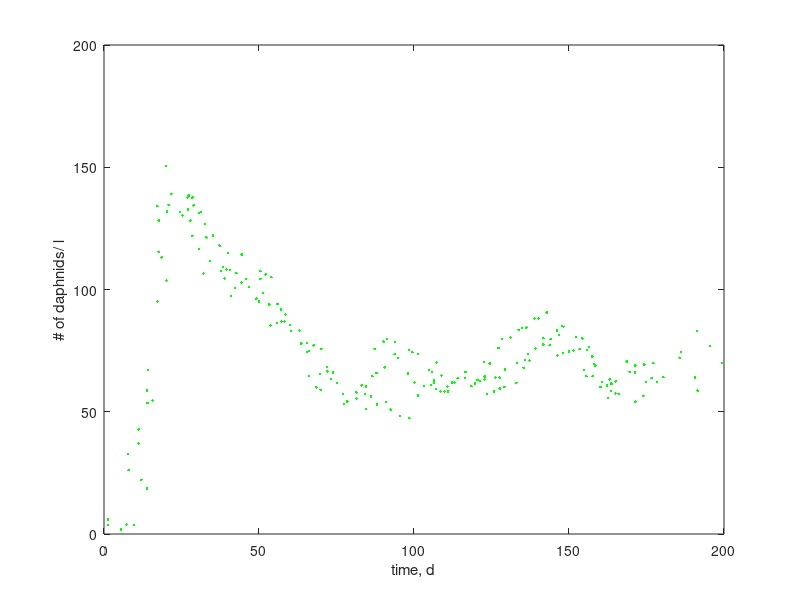

Here is the MATLAB script that generated this plot:
%% fig:Fits90
%% bib:Fits90
%% out:Fits90

%% Daphnia magna in batch culture 

tN = [1.350581755 3.586229593;
      1.259221517 5.915873132;
      5.524376179 1.800143275;
      7.236013664 3.951600381;
      9.732714853 3.679261694;
      13.88721735 18.54890439;
      12.05160305 22.16857779;
      7.927082944 26.06564893;
      7.863954069 32.72659145;
      11.07943364 37.02444663;
      11.16325222 42.80063618;
      14.04064669 53.53065708;
      15.62427539 54.56858441;
      13.85266547 58.7450227;
      14.19039732 66.97030323;
      17.24998237 95.02720643;
      20.14736765 103.6479289;
      18.60231516 113.1598666;
      17.61156036 115.3565719;
      17.6973066 128.2394532;
      17.22595197 134.1131677;
      20.36392586 131.968739;
      20.82353023 134.6449205;
      21.75115616 139.1091577;
      19.98147391 150.3922877;
      26.96182326 137.5703979;
      27.36899687 138.4686417;
      28.76061239 137.8362743;
      27.14559589 132.8000952;
      25.29858458 130.3122182;
      24.59330749 131.6275433;
      27.81317228 128.1526125;
      28.49547875 121.9509099;
      28.34923019 137.3820934;
      28.93175924 134.3981601;
      30.55431742 131.3285062;
      31.24276014 131.7894324;
      32.60719645 126.7147504;
      33.00507736 121.2834124;
      35.14493141 122.1127991;
      30.69530524 116.4524012;
      32.10603605 106.493028;
      34.1355912 111.6503409;
      37.33213212 117.9464789;
      39.99261512 115.0131358;
      44.43294859 114.343952;
      37.77735968 107.519434;
      38.38601579 109.088831;
      39.50267509 108.2276868;
      38.8457968 104.4362893;
      40.68228662 108.0343233;
      42.70465337 106.6400231;
      40.92287523 97.26917224;
      42.2073483 100.6316841;
      44.33457658 102.7932592;
      45.70620129 104.2701904;
      46.77569056 101.07603;
      49.10773442 96.24698822;
      49.95048962 95.04605157;
      51.30212353 98.63228116;
      50.41623025 104.3848619;
      50.45603524 107.4949881;
      52.13102418 106.2032718;
      54.01275637 105.0276304;
      53.28678958 93.90582335;
      55.98707757 94.08260654;
      57.04709751 91.88758755;
      58.52165609 89.81370234;
      53.71518277 85.2550298;
      55.78261525 86.41577725;
      57.23297443 86.89525334;
      58.2719514 86.92054852;
      59.94904464 85.40680089;
      60.38778268 82.97457337;
      63.08701853 83.26237227;
      63.62237755 77.94542266;
      65.49043181 78.21298541;
      65.5251527 74.54946702;
      66.07716945 74.7849892;
      67.64817238 77.15510503;
      70.08612992 75.77092291;
      66.10364978 64.68087335;
      69.56059349 65.43128488;
      71.88930427 68.26401335;
      72.0446689 66.4911347;
      73.9200882 65.98158749;
      73.32090141 63.41304908;
      68.50390662 59.96453362;
      69.89867859 58.99911916;
      75.06936408 61.67895637;
      77.12013881 57.28723204;
      77.43612881 53.1863962;
      78.46563646 54.21083276;
      81.43351565 55.39350271;
      81.40931625 57.94686401;
      84.25655169 57.23889421;
      86.06796659 56.17258211;
      84.5925325 51.0287599;
      88.10716771 53.00203058;
      90.93862093 53.95929641;
      92.49191397 50.88795617;
      95.56588347 48.18676265;
      98.48343619 47.36946349;
      83.11464085 60.76441537;
      84.50415207 60.35407944;
      86.54317656 64.51225103;
      87.91585342 65.87816645;
      90.52688547 68.16256176;
      87.2680912 75.74507377;
      90.21913602 78.70399506;
      91.38717393 79.73180431;
      93.96155744 78.5730263;
      93.73184356 73.57057402;
      94.78555061 72.04164928;
      98.42714246 75.23946544;
      99.47453662 74.37663495;
      101.3520602 73.64505632;
      98.0338234 65.56929436;
      100.2157634 61.95805268;
      101.3052434 56.65459384;
      103.207842 60.58736132;
      104.8794978 66.95741536;
      105.7180444 66.20054155;
      107.2743173 70.1248773;
      105.491487 60.86504214;
      106.4517295 61.88779236;
      106.4433123 62.77591803;
      108.9179184 64.83490923;
      107.1685802 59.35129451;
      108.5644044 58.27486433;
      109.8804419 58.3069049;
      110.9194188 58.33220008;
      110.7619499 60.32711015;
      112.2710528 61.91842967;
      113.0329692 61.93697947;
      114.0551118 63.738526;
      116.3408612 63.7941754;
      116.5947744 66.24326638;
      118.5196447 60.51598085;
      119.6876826 61.5437901;
      120.5051863 63.00723046;
      121.2723634 62.47070172;
      122.847575 64.39675472;
      122.5829636 70.38654396;
      124.459435 69.76598103;
      127.2403851 76.05200089;
      128.3139064 79.74250081;
      131.0792509 80.36503318;
      133.7511309 83.5392405;
      134.852008 84.34333199;
      136.2373106 84.3770589;
      138.8346647 88.10465842;
      140.2199674 88.13838533;
      142.8299473 90.53379635;
      122.7898835 63.17389557;
      126.3150401 64.03700916;
      127.6321298 63.95803402;
      129.3332458 67.21964821;
      133.2571589 69.86913121;
      135.8083952 71.15269879;
      137.2650672 70.96608063;
      123.6075637 57.30861281;
      125.8145786 58.36171725;
      127.6742157 59.51740566;
      129.1224706 60.21891317;
      132.9865879 61.86756845;
      135.3540515 67.92143881;
      136.7560119 73.50763751;
      139.2274615 75.89967584;
      141.7513419 80.06965185;
      141.7062762 77.5146042;
      143.7181215 77.23046109;
      144.0412999 79.68123841;
      146.7268578 81.41224152;
      146.1548502 83.28601781;
      147.7321661 84.99003939;
      148.2191263 84.77981239;
      152.2764855 80.65902349;
      154.2914873 80.04183326;
      146.3219651 72.96324323;
      148.1826544 74.00791594;
      149.978287 74.60683947;
      151.4286462 75.08631556;
      153.4331265 75.57928242;
      155.7912974 75.30357104;
      156.5426923 76.43227793;
      157.4799642 72.56865061;
      158.2020757 69.47707422;
      158.4854491 68.81772535;
      154.8301793 67.0631134;
      155.6162952 64.5283019;
      157.624984 64.57720592;
      160.1616668 60.0862703;
      160.6275841 62.09635748;
      162.23436 60.69193921;
      163.6122976 61.50277608;
      163.1106074 63.26722301;
      163.9596755 61.4001921;
      163.6407056 58.50535195;
      162.5598194 55.59196199;
      165.0365298 57.42892177;
      166.0072937 57.3415149;
      165.0584482 62.42631501;
      169.5249088 66.31046157;
      168.6537456 70.50882236;
      171.3708679 68.9093542;
      171.2586414 66.13058879;
      171.3722733 54.14089224;
      173.9822532 56.53630326;
      174.7608274 62.10732484;
      174.276847 69.31322784;
      177.181774 69.82811719;
      176.685521 63.70876244;
      178.4329316 62.08568545;
      180.4226817 64.13287223;
      185.6824465 72.03382045;
      190.6088647 63.93670218;
      191.4905494 58.62818431;
      199.4200899 69.92537127;
      195.473905 76.93594129;
      191.2590768 83.05164025;
      186.2144725 74.3786411];

%% gset term postscript color solid "Times-Roman" 35
%% gset output "Fits90.ps"

plot(tN(:,1), tN(:,2), '.g')
xlabel('time, d')
ylabel('# of daphnids/ l')
